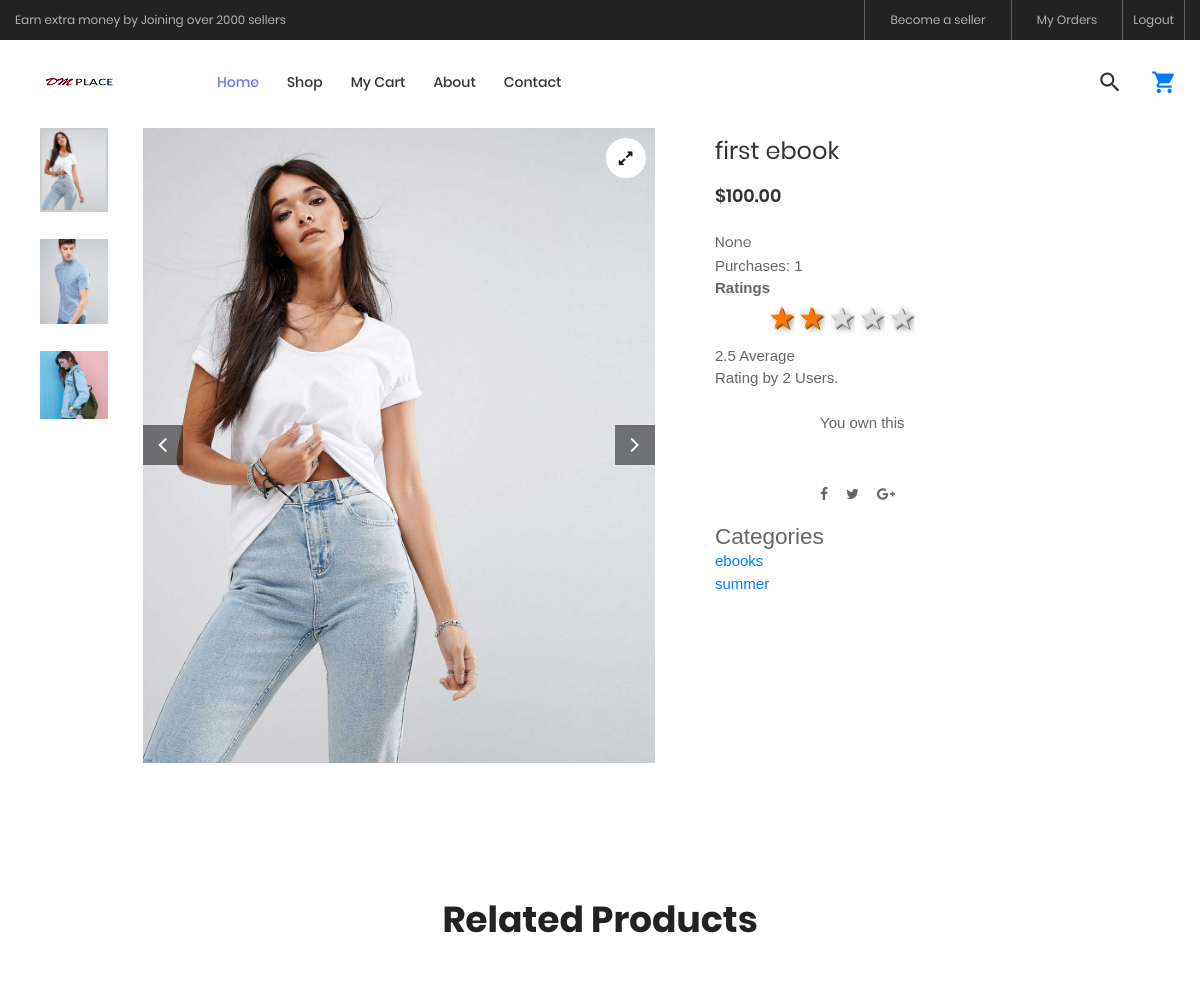
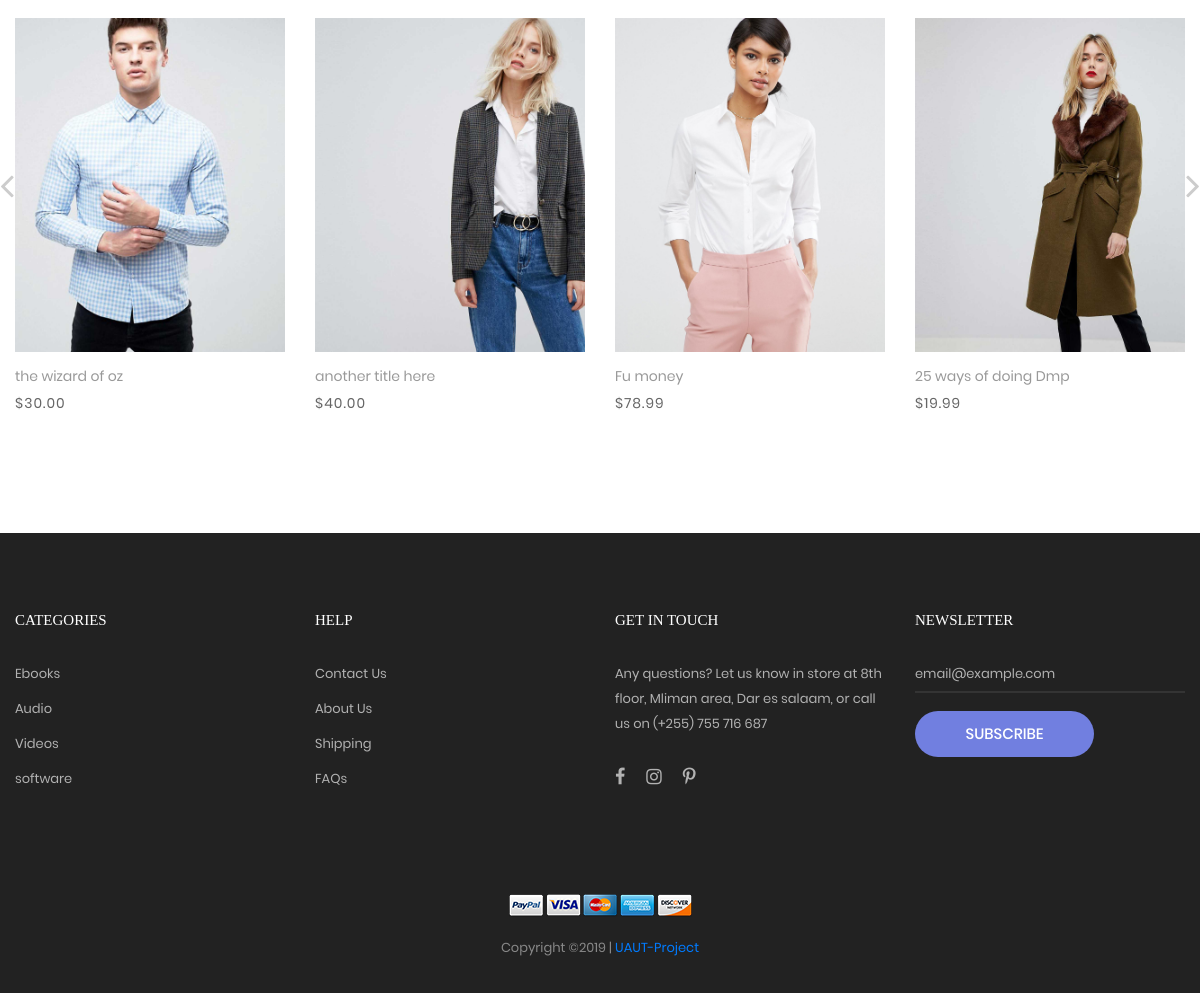
The page /products/ebook/ (signed in) on the database its author committed (2 pictures, top to bottom).
### products/models.py (models this page shows, shortened)
class ProductImage(models.Model):
    product = models.ForeignKey(Product,on_delete=models.CASCADE)
    image = models.ImageField(upload_to="products/image/")
    title = models.CharField(max_length=120,null=True,blank=True)
    featured_image = models.BooleanField(default=False)
    timestamp = models.DateTimeField(auto_now_add=True,auto_now=False)
    updated = models.DateTimeField(auto_now_add=False,auto_now=True)

class Product(models.Model):
    seller = models.ForeignKey(SellerAccount,on_delete=models.CASCADE)
    name = models.CharField(max_length=120)
    description = models.CharField(max_length=500,null=True,blank=True)
    download = models.FileField(upload_to=download_loc,storage=FileSystemStorage(location=protected_loc),null=True,blank=True)
    price = models.DecimalField(max_digits=60,decimal_places=2)
    sale_price = models.DecimalField(max_digits=60,decimal_places=2,null=True,blank=True)
    slug= models.SlugField()
    timestamp = models.DateTimeField(auto_now_add=True,auto_now=False)
    updated = models.DateTimeField(auto_now_add=False,auto_now=True)
    active = models.BooleanField(default=True)
    def __str__(self):
        return self.name
    def get_price(self):
        if self.sale_price:
            return (self.sale_price)
        else:
            return (self.price)
    def get_featured_image(self):
        try:
            images = self.productimage_set.all()
        except:
            return None
        for i in images:
            if i.featured_image:
                return i.image
            else:
                return None
    def get_absolute_url(self,):
        return reverse('products:single_product',args=[self.slug])

class Category(models.Model):
    product = models.ManyToManyField(Product)
    title = models.CharField(max_length=120)
    description = models.CharField(max_length=500)
    slug = models.SlugField()
    timestamp = models.DateTimeField(auto_now_add=True,auto_now=False)
    updated = models.DateTimeField(auto_now_add=False,auto_now=True)
    def __str__(self):
        return str(self.title)
    class Meta:
        verbose_name = "Category"
        verbose_name_plural = "Categories"
    def get_absolute_url(self):
        return reverse('products:category',args=[self.slug])

### products/views.py (the view)
# urls.py: url(r'^(?P<slug>.*)/$',single, name="single_product"),
@login_required()
def single(request,slug):
    product = Product.objects.get(slug=slug)
    object_list = Product.objects.all()
    my_rating = []
    images = product.productimage_set.all()
    categories = product.category_set.all()
    rating_avg = product.productrating_set.aggregate(Avg("rating"), Count("rating"))
    if request.user.is_authenticated:
	    rating_obj = ProductRating.objects.filter(user=request.user, product=product)
	    if rating_obj.exists():
		    my_rating =  rating_obj.first().rating
    related = []
    if len(categories) >=1:
        for category in categories:
            products_category = category.product.all()
            for item in products_category:
                if not item == product:
                    related.append(item)
    filtered_orders = Order.objects.filter(owner=request.user.profile, is_ordered=False)
    current_order_products = []
    if filtered_orders.exists():
	    user_order = filtered_orders[0]
	    user_order_items = user_order.items.all()
	    current_order_products = [product.product for product in user_order_items]
    context = {
        "product":product,
        "categories":categories,
        "edit":True,
        "images":images,
        "related":related,
		"rating_avg":rating_avg,
		"my_rating":my_rating,
		"object_list":object_list,
		"current_order_products":current_order_products
    }
    return render(request,"products/product-detail.html",context)

### products/templates/products/product-detail.html (shortened to what this page needs)
{% extends "layout.html" %}
{% load static %}
{% block content %}
<br/>
	<section class="sec-product-detail bg0 p-t-65 p-b-60">
		<div class="container">
			<div class="row">
				<div class="col-md-6 col-lg-7 p-b-30">
					<div class="p-l-25 p-r-30 p-lr-0-lg">
						<div class="wrap-slick3 flex-sb flex-w">
							<div class="wrap-slick3-dots"></div>
							<div class="slick3 gallery-lb">
								{% for img in images %}
								<div class="item-slick3" data-thumb="{{ MEDIA_URL }}{{ img.image.url }}">
									<div class="wrap-pic-w pos-relative">
										<img src="{{ MEDIA_URL }}{{ img.image.url }}" alt="IMG-PRODUCT">
										<a class="flex-c-m size-108 how-pos1 bor0 fs-16 cl10 bg0 hov-btn3 trans-04" href="{{ MEDIA_URL }}{{ img.image.url }}">
											<i class="fa fa-expand"></i>
										</a>
									</div>
								</div>
								{% endfor %}
							</div>
						</div>
					</div>
				</div>
				<div class="col-md-6 col-lg-5 p-b-30">
					<div class="p-r-50 p-t-5 p-lr-0-lg">
						<h4 class="mtext-105 cl2 js-name-detail p-b-14">
							{{ product }}
						</h4>
						<span class="mtext-106 cl2">
						${{ product.get_price }}
						</span>
						<p class="stext-102 cl3 p-t-23">
							{{ product.description }}
						</p>
						<p>Purchases: {{ product.transaction_set.count }}</p>
						<p>
										<strong>Ratings</strong>
									<div class="rating">
										<input type="radio" id="star5" name="rating" value="5" /><label for="star5" title="super cool">5 stars</label>
										<input type="radio" id="star4" name="rating" value="4" /><label for="star4" title="Pretty good">4 stars</label>
										<input type="radio" id="star3" name="rating" value="3" /><label for="star3" title="normal">3 stars</label>
										<input type="radio" id="star2" name="rating" value="2" /><label for="star2" title="Kinda bad">2 stars</label>
										<input type="radio" id="star1" name="rating" value="1" /><label for="star1" title="Sucks">1 star</label>
									</div>
										<br/>
										<br/>
										<p>
										{{ rating_avg.rating__avg }} Average <br/>
										Rating by {{ rating_avg.rating__count }} Users.
										</p>
						<br/>
							<div class="flex-w flex-r-m p-b-10">
								<div class="size-204 flex-w flex-m respon6-next">
                  {% if product in user.profile.ebooks.all %}
                    You own this
                  {% elif product in current_order_products %}
                  <a href="{% url 'shopping_cart:order_summary' %}" class="flex-c-m stext-101 cl0 size-107 bg3 bor2 hov-btn3 p-lr-15 trans-04 m-b-10">Go to cart</a>
                  {% else %}
                  <button class="flex-c-m stext-101 cl0 size-101 bg1 bor1 hov-btn1 p-lr-15 trans-04 js-addcart-detail">
										<a href="{% url 'shopping_cart:add_to_cart' product.id %}">Add to cart</a>
                  </button>
                  {% endif %}
								</div>
							</div>
						</div>
						<div class="flex-w flex-m p-l-100 p-t-40 respon7">
							<a href="#" class="fs-14 cl3 hov-cl1 trans-04 lh-10 p-lr-5 p-tb-2 m-r-8 tooltip100" data-tooltip="Facebook">
								<i class="fa fa-facebook"></i>
							</a>
							<a href="#" class="fs-14 cl3 hov-cl1 trans-04 lh-10 p-lr-5 p-tb-2 m-r-8 tooltip100" data-tooltip="Twitter">
								<i class="fa fa-twitter"></i>
							</a>
							<a href="#" class="fs-14 cl3 hov-cl1 trans-04 lh-10 p-lr-5 p-tb-2 m-r-8 tooltip100" data-tooltip="Google Plus">
								<i class="fa fa-google-plus"></i>
							</a>
						</div>
						<br/>
						{% if categories %}
						<div class="panel panel-default">
						<div class="panel-heading">
						<h4 class="panel-title">Categor{% if categories|length == 1 %}y{% else %}ies{% endif %}</h4>
						  </div>
						<div class="panel-body">
						<ul>
						{% for item in categories %}
						<li>
						  <a href="{{ item.get_absolute_url }}">{{ item }}</a>
						</li>
						{% endfor %}
						</ul>
						{% endif %}
					</div>
			  	</div>
					</div>
				</div>
			</div>
	</section>
	<section class="sec-relate-product bg0 p-t-45 p-b-105">
		<div class="container">
			<div class="p-b-45">
				<h3 class="ltext-106 cl5 txt-center">
					Related Products
				</h3>
			</div>
			<div class="wrap-slick2">
				<div class="slick2">
        {% for item in related %}
					<div class="item-slick2 p-l-15 p-r-15 p-t-15 p-b-15">
						<div class="block2">
							<div class="block2-pic hov-img0">
								<img src="{{ MEDIA_URL }}{{ item.get_featured_image.url }}" alt="IMG-PRODUCT">
							</div>
							<div class="block2-txt flex-w flex-t p-t-14">
								<div class="block2-txt-child1 flex-col-l ">
									<a href="{{ item.get_absolute_url }}" class="stext-104 cl4 hov-cl1 trans-04 js-name-b2 p-b-6">
										{{ item }}
									</a>
									<span class="stext-105 cl3">
										${{ item.price }}
									</span>
								</div>
								<div class="block2-txt-child2 flex-r p-t-3">
								</div>
							</div>
						</div>
					</div>
					{% endfor %}
				</div>
			</div>
		</div>
	</section>
	{% endblock content %}

### static/css/main.css (style rules this page uses)
.container { max-width: 1380px; }
@media (max-width: 1600px) { .container { max-width: 1200px; } }
.slick-slide { outline: none !important; }
.wrap-slick2 { position: relative; margin-right: -15px; margin-left: -15px; }
.wrap-slick3 { position: relative; }
.wrap-slick3-dots { width: 11.111111%; }
.slick3 { width: 83.333333%; }
.tooltip100 { position: relative; }
.tooltip100::after { content: attr(data-tooltip); font-family: Poppins-Regular; font-size: 12px; color: #888; line-height: 18px; white-space: nowrap; display: block; position: absolute; background: #fff; border: 1px solid #ccc; height: 20px; padding: 0px 8px; top: -35px; left: 50%; -webkit-transform: translateX(-50%); -moz-transform: translateX(-50%); -ms-transform: translateX(-50%); -o-transform: translateX(-50%); transform: translateX(-50%); box-shadow: 0 3px 6px 0px rgba(0,0,0,0.18); -moz-box-shadow: 0 3px 6px 0px rgba(0,0,0,0.18); -webkit-box-shadow: 0 3px 6px 0px rgba(0,0,0,0.18); -o-box-shadow: 0 3px 6px 0px rgba(0,0,0,0.18); -ms-box-shadow: 0 3px 6px 0px rgba(0,0,0,0.18); -webkit-transition: all 0.2s; -o-transition: all 0.2s; -moz-transition: all 0.2s; transition: all 0.2s; visibility: hidden; opacity: 0; }
.block2-pic { position: relative; }
.block2-txt-child1 { width: calc(100% - 30px); }
.block2-txt-child2 { width: 30px; }
.cl2 { color: #333; }
.cl3 { color: #666; }
.cl4 { color: #999; }
.cl5 { color: #222; }
.cl10 { color: #1d1d1d; }
.stext-102 { font-family: Poppins-Regular; font-size: 14px; line-height: 1.7; }
.stext-104 { font-family: Poppins-Regular; font-size: 14px; line-height: 1.466667; }
.stext-105 { font-family: Poppins-Regular; font-size: 14px; line-height: 1.466667; letter-spacing: 1px; }
.mtext-105 { font-family: Poppins-Regular; font-size: 24px; line-height: 1.5; }
.mtext-106 { font-family: Poppins-SemiBold; font-size: 18px; line-height: 1.388888; }
.ltext-106 { font-family: Poppins-Bold; font-size: 36px; line-height: 1.2; }
.size-108 { width: 40px; height: 40px; }
.size-204 { width: calc(100% - 105px); }
.bg0 { background-color: #fff; }
.bor0 { border-radius: 50%; }
.how-pos1 { position: absolute; top: 10px; right: 10px; }
.hov-img0 { display: block; overflow: hidden; }
.hov-img0 img { width: 100%; -webkit-transition: transform 0.9s ease; -o-transition: transform 0.9s ease; -moz-transition: transform 0.9s ease; transition: transform 0.9s ease; }

### products/templates/products/product-detail.html (style rules this page uses)
.rating { float:left; width: 200px; }
.rating:not(:checked) > label { float:right; width:1em; padding:0 .1em; overflow:hidden; white-space:nowrap; cursor:pointer; font-size:200%; line-height:1.2; color:#ddd; text-shadow:1px 1px #bbb, 2px 2px #666, .1em .1em .2em rgba(0,0,0,.5); }
.rating:not(:checked) > label:before { content: '★ '; }
.rating > input:checked ~ label { color: #f70; text-shadow:1px 1px #c60, 2px 2px #940, .1em .1em .2em rgba(0,0,0,.5); }

### rows shown on the page
ProductImage: image (picture)
Product: name "first ebook", get_price "100.00", description "None", transaction_set.count "1"
Category: title "ebooks"
Category: title "summer"
Product: get_featured_image (picture), name "the wizard of oz", price "30.00"
Product: get_featured_image (picture), name "another title here", price "40.00"
Product: get_featured_image (picture), name "Fu money", price "78.99"
Product: get_featured_image (picture), name "25 ways of doing Dmp", price "19.99"

### other values the page prints
{{ rating_avg.rating__avg }} "2.5"
{{ rating_avg.rating__count }} "2"
